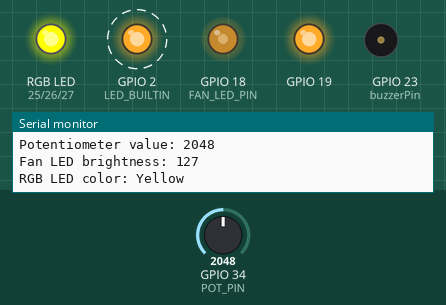
Simulated run of this program. Board: ESP32. Shown: an RGB LED mixed from three pins (HIGH = lit), output pins drawn as LEDs (lit = HIGH), buzzer (waves = sounding), the last lines printed to the serial monitor. Dashed ring = blinking. Inputs (shaded band) come from the test bench; at power-on: GPIO 34 (POT_PIN) = 2048 (analog values on the 0–4095 scale).

Above: at 1.2 s.
1.3 s: GPIO 34 (POT_PIN) set to 2770
At 3.9 s:
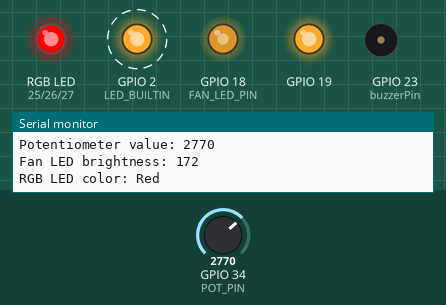
4.3 s: GPIO 34 (POT_PIN) set to 2692
At 5.7 s:
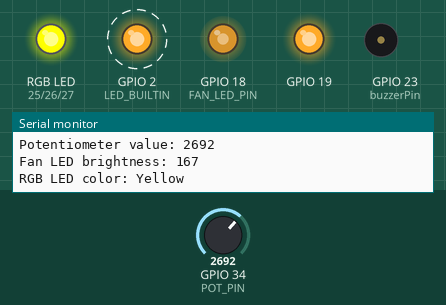
7.3 s: GPIO 34 (POT_PIN) set to 1395
At 8.8 s:
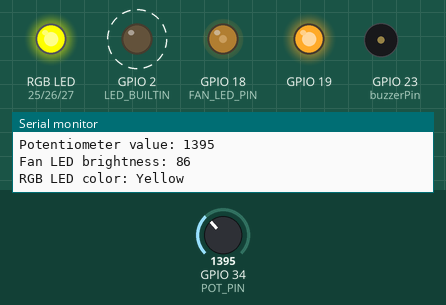
10.3 s: GPIO 34 (POT_PIN) set to 1323
At 11.5 s:
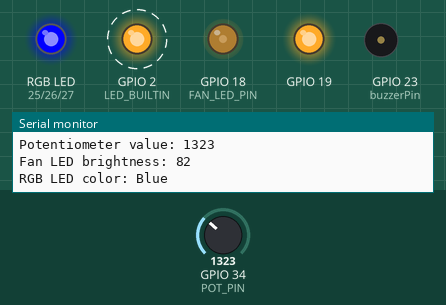
13.3 s: GPIO 34 (POT_PIN) set to 960
At 13.8 s:
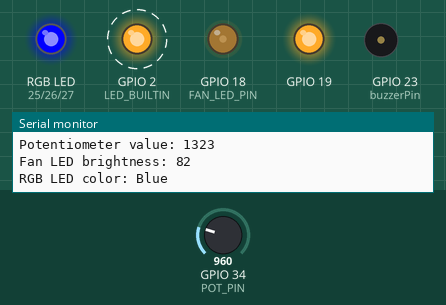
16.3 s: GPIO 34 (POT_PIN) set to 0
At 17.8 s:
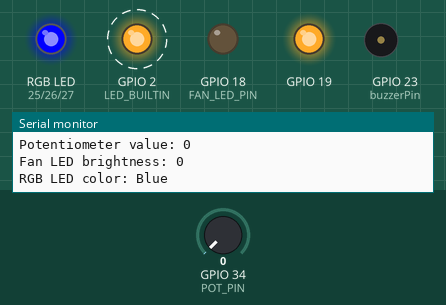
Timing chart, 0 to 20.3 s (numbered marks = the images above; inputs shaded):
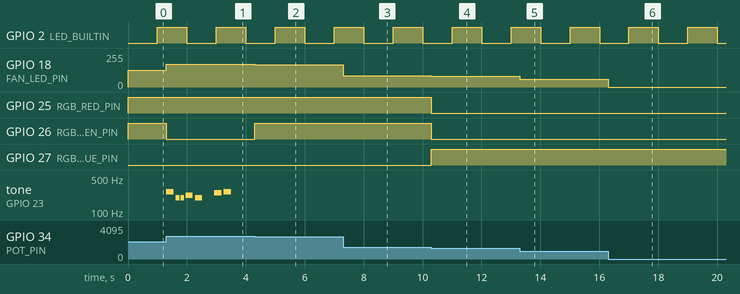

The program:

main.cpp
```cpp
#include <Arduino.h>
#include "pitches.h"
// On our development board, the built-in LED is connected to GPIO2.
#ifndef LED_BUILTIN
#define LED_BUILTIN 2
#endif

// ---------- Pins ----------
const int POT_PIN = 34;     // Potentiometer middle leg (ADC1, input-only pin)
const int FAN_LED_PIN = 18; // External LED (through 220 Ohm resistor)
const int RGB_RED_PIN = 25;   // RGB LED red leg   (through 220 Ohm resistor)
const int RGB_GREEN_PIN = 26; // RGB LED green leg (through 220 Ohm resistor)
const int RGB_BLUE_PIN = 27;  // RGB LED blue leg  (through 220 Ohm resistor)
const int buzzerPin = 23;
const int buzzerTone = 1000; // Frequency of the buzzer tone in Hz

// Notes in the melody (0 represents a rest).
const int melody[] = {
  NOTE_C4, NOTE_G3, NOTE_G3, NOTE_A3,
  NOTE_G3, 0, NOTE_B3, NOTE_C4
};
// Note durations: 4 = quarter note, 8 = eighth note, etc.
const int noteDurations[] = {
  4, 8, 8, 4, 4, 4, 4, 4
};
const int noteCount = sizeof(melody) / sizeof(melody[0]);


int state = 0; //0-blue, 1-yellow, 2-red
int prMillis = 0;
bool ledState = LOW;
bool buzzed = false;

// Melody player state (non-blocking, so loop() keeps running while it plays).
bool melodyPlaying = false;
int noteIndex = 0;
unsigned long noteStartMillis = 0;

void playCurrentNote() {
  noteStartMillis = millis();
  // A frequency of 0 represents a rest.
  if (melody[noteIndex] > 0) {
    tone(buzzerPin, melody[noteIndex], 1000 / noteDurations[noteIndex]);
  }
}

void startMelody() {
  melodyPlaying = true;
  noteIndex = 0;
  playCurrentNote();
}

// Call every loop(): moves on to the next note once the current one
// (plus a 30% pause) is over.
void updateMelody() {
  if (!melodyPlaying) return;
  int noteDuration = 1000 / noteDurations[noteIndex];
  if (millis() - noteStartMillis >= noteDuration * 1.30) {
    noTone(buzzerPin);
    noteIndex++;
    if (noteIndex >= noteCount) {
      melodyPlaying = false;
    } else {
      playCurrentNote();
    }
  }
}


void setup() {
  Serial.begin(9600);
  pinMode(LED_BUILTIN, OUTPUT);


  analogReadResolution(12);


  pinMode(RGB_RED_PIN, OUTPUT);
  pinMode(RGB_GREEN_PIN, OUTPUT);
  pinMode(RGB_BLUE_PIN, OUTPUT);
  pinMode(19, OUTPUT);
  pinMode(buzzerPin, OUTPUT);
  digitalWrite(19, HIGH);


}

void loop() {
  int currentMillis = millis();
  int potValue = analogRead(POT_PIN);
  int fanLedBrightness = map(potValue, 0, 4095, 0, 255);
  if(currentMillis - prMillis >= 1000){
    prMillis = currentMillis;
    ledState = !ledState;
    digitalWrite(LED_BUILTIN, ledState);
    Serial.printf("Potentiometer value: %d\n", potValue);
    Serial.printf("Fan LED brightness: %d\n", fanLedBrightness);
    if(state == 0){
      Serial.println("RGB LED color: Blue");
    } else if(state == 1){
      Serial.println("RGB LED color: Yellow");
    } else {
      Serial.println("RGB LED color: Red");
    }
  }

  if (potValue < 1365) {
    digitalWrite(RGB_RED_PIN, LOW);
    digitalWrite(RGB_GREEN_PIN, LOW);
    digitalWrite(RGB_BLUE_PIN, HIGH);
    state = 0;
  } else if (potValue < 2730 && potValue >= 1365) {
    digitalWrite(RGB_RED_PIN, HIGH);
    digitalWrite(RGB_GREEN_PIN, HIGH);
    digitalWrite(RGB_BLUE_PIN, LOW);
    state = 1;
  } else {
    digitalWrite(RGB_RED_PIN, HIGH);
    digitalWrite(RGB_GREEN_PIN, LOW);
    digitalWrite(RGB_BLUE_PIN, LOW);
    state = 2;


  }
  analogWrite(FAN_LED_PIN, fanLedBrightness);
  if (potValue > 2730 && !buzzed) {
    startMelody();
    buzzed = true;
  }
  updateMelody();
  if (potValue <= 2600) {
    buzzed = false;
  }

}
```

pitches.h
```cpp
/*************************************************
 * Public Constants
 *************************************************/

#define NOTE_B0  31
#define NOTE_C1  33
#define NOTE_CS1 35
#define NOTE_D1  37
#define NOTE_DS1 39
#define NOTE_E1  41
#define NOTE_F1  44
#define NOTE_FS1 46
#define NOTE_G1  49
#define NOTE_GS1 52
#define NOTE_A1  55
#define NOTE_AS1 58
#define NOTE_B1  62
#define NOTE_C2  65
#define NOTE_CS2 69
#define NOTE_D2  73
#define NOTE_DS2 78
#define NOTE_E2  82
#define NOTE_F2  87
#define NOTE_FS2 93
#define NOTE_G2  98
#define NOTE_GS2 104
#define NOTE_A2  110
#define NOTE_AS2 117
#define NOTE_B2  123
#define NOTE_C3  131
#define NOTE_CS3 139
#define NOTE_D3  147
#define NOTE_DS3 156
#define NOTE_E3  165
#define NOTE_F3  175
#define NOTE_FS3 185
#define NOTE_G3  196
#define NOTE_GS3 208
#define NOTE_A3  220
#define NOTE_AS3 233
#define NOTE_B3  247
#define NOTE_C4  262
#define NOTE_CS4 277
#define NOTE_D4  294
#define NOTE_DS4 311
#define NOTE_E4  330
#define NOTE_F4  349
#define NOTE_FS4 370
#define NOTE_G4  392
#define NOTE_GS4 415
#define NOTE_A4  440
#define NOTE_AS4 466
#define NOTE_B4  494
#define NOTE_C5  523
#define NOTE_CS5 554
#define NOTE_D5  587
#define NOTE_DS5 622
#define NOTE_E5  659
#define NOTE_F5  698
#define NOTE_FS5 740
#define NOTE_G5  784
#define NOTE_GS5 831
#define NOTE_A5  880
#define NOTE_AS5 932
#define NOTE_B5  988
#define NOTE_C6  1047
#define NOTE_CS6 1109
#define NOTE_D6  1175
#define NOTE_DS6 1245
#define NOTE_E6  1319
#define NOTE_F6  1397
#define NOTE_FS6 1480
#define NOTE_G6  1568
#define NOTE_GS6 1661
#define NOTE_A6  1760
#define NOTE_AS6 1865
#define NOTE_B6  1976
#define NOTE_C7  2093
#define NOTE_CS7 2217
#define NOTE_D7  2349
#define NOTE_DS7 2489
#define NOTE_E7  2637
#define NOTE_F7  2794
#define NOTE_FS7 2960
#define NOTE_G7  3136
#define NOTE_GS7 3322
#define NOTE_A7  3520
#define NOTE_AS7 3729
#define NOTE_B7  3951
#define NOTE_C8  4186
#define NOTE_CS8 4435
#define NOTE_D8  4699
#define NOTE_DS8 4978
```

Measured:
- the behaviour switches between 2730 and 2729 on GPIO 34 (POT_PIN) (found by bisection; images 1 and 2)
- the behaviour switches between 1365 and 1364 on GPIO 34 (POT_PIN) (found by bisection; images 3 and 4)
- after the input at 1.3 s, GPIO 18 (FAN_LED_PIN): 127/255 → 172/255 at once; GPIO 26 (RGB_GREEN_PIN): HIGH → LOW at once; tone on GPIO 23 (buzzerPin): plays 262 Hz for 0.25 s, 196 Hz for 0.12 s, 196 Hz for 0.12 s, 220 Hz for 0.25 s, 196 Hz for 0.25 s, 247 Hz for 0.25 s … (7 notes in this stretch), starting at once
- after the input at 4.3 s, GPIO 18 (FAN_LED_PIN): 172/255 → 167/255 at once; GPIO 26 (RGB_GREEN_PIN): LOW → HIGH at once
- after the input at 7.3 s, GPIO 18 (FAN_LED_PIN): 167/255 → 86/255 at once
- after the input at 10.3 s, GPIO 18 (FAN_LED_PIN): 86/255 → 82/255 at once; GPIO 25 (RGB_RED_PIN), GPIO 26 (RGB_GREEN_PIN): HIGH → LOW at once; GPIO 27 (RGB_BLUE_PIN): LOW → HIGH at once
- after the input at 13.3 s, GPIO 18 (FAN_LED_PIN): 82/255 → 59/255 at once
- after the input at 16.3 s, GPIO 18 (FAN_LED_PIN): 59/255 → 0/255 at once
